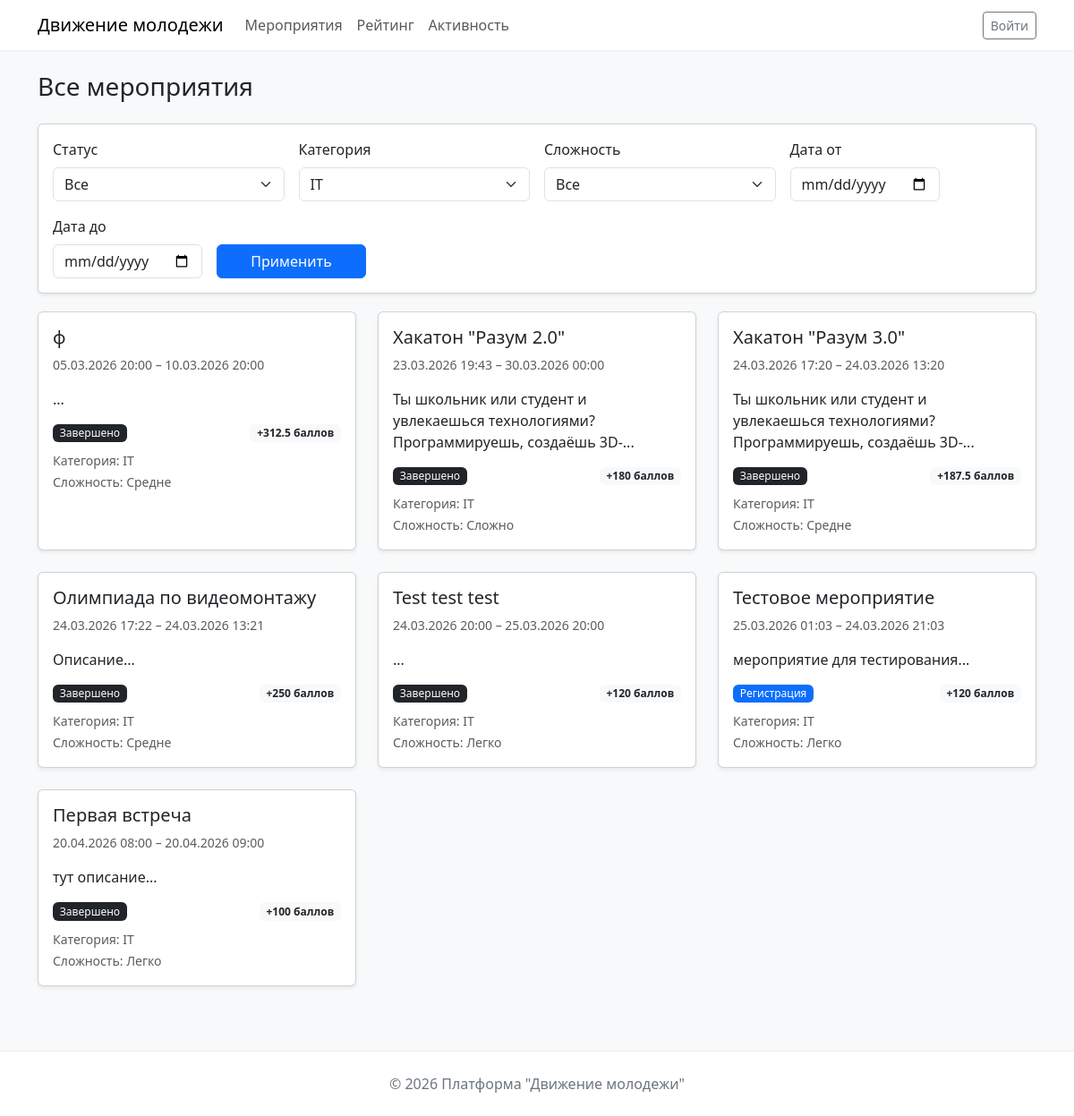
The app's page /events?category=1 with its own data.
### tables this page shows
CREATE TABLE `events` (
  `event_ID` int NOT NULL,
  `event_Organizer` int NOT NULL,
  `event_Title` varchar(256) NOT NULL,
  `event_Description` text,
  `event_Status` int NOT NULL,
  `event_Category` int NOT NULL,
  `event_DateTimeStart` datetime NOT NULL DEFAULT CURRENT_TIMESTAMP,
  `event_DateTimeEnd` datetime NOT NULL,
  `event_Points` int NOT NULL,
  `event_Bonuses` int DEFAULT NULL,
  `event_Coef` int NOT NULL
);

CREATE TABLE `status_event` (
  `status_ID` int NOT NULL,
  `status_Type` varchar(64) NOT NULL
);

CREATE TABLE `coef` (
  `coef_ID` int NOT NULL,
  `coef_Value` decimal(3,2) NOT NULL,
  `coef_Difficult` varchar(64) NOT NULL
);

CREATE TABLE `category` (
  `category_ID` int NOT NULL,
  `category_Type` varchar(64) NOT NULL
);

### src/controllers/routers.php (called while the page is built, shortened)
<?php
Router::action();

### index.php (called while the page is built, shortened)
<?php
require_once 'src/config/connect.php';
require_once 'src/modules/event.php';
require_once 'src/controllers/router.php';
require_once 'src/controllers/routers.php';

### src/modules/event.php (called while the page is built, shortened)
<?php
class Event
{
    public static function getAllEvents($filters = [])
    {
        $sql = "SELECT e.event_ID, e.event_Title, e.event_Description,
                   e.event_DateTimeStart, e.event_DateTimeEnd, e.event_Points,
                   c.coef_Value, c.coef_Difficult,
                   s.status_Type,
                   cat.category_Type,
                   b.bonus_Name
            FROM events e
            LEFT JOIN status_event s ON e.event_Status = s.status_ID
            LEFT JOIN coef c ON e.event_Coef = c.coef_ID
            LEFT JOIN category cat ON e.event_Category = cat.category_ID
            LEFT JOIN bonuses b ON e.event_Bonuses = b.bonus_ID
            WHERE 1=1";
        $params = [];
        if (!empty($filters['category'])) {
            $sql .= " AND e.event_Category = ?";
            $params[] = $filters['category'];
        }
        $sql .= " ORDER BY e.event_DateTimeStart ASC";
        $stmt = database::$pdo->prepare($sql);
        $stmt->execute($params);
        return $stmt->fetchAll();
    }
    public static function getCategories()
    {
        $stmt = database::$pdo->query("SELECT category_ID, category_Type FROM category");
        return $stmt->fetchAll();
    }
}

### src/views/pages/events.php (the view, shortened to what this page needs)
<?php
$categories = Event::getCategories();
$filters = [];
if (isset($_GET['category']) && $_GET['category'] !== '') $filters['category'] = (int)$_GET['category'];
$events = Event::getAllEvents($filters);
?>
<!DOCTYPE html>
<html lang="ru">
<head>
    <link href="https://cdn.jsdelivr.net/npm/bootstrap@5.3.0-alpha1/dist/css/bootstrap.min.css" rel="stylesheet">
    <link href="/assets/css/home.css" rel="stylesheet">
</head>
<body>
    <nav class="navbar navbar-expand-lg navbar-light">
        <div class="container">
            <a class="navbar-brand" href="/">Движение молодежи</a>
            <div class="collapse navbar-collapse">
                <ul class="navbar-nav me-auto mb-2 mb-lg-0">
                    <li class="nav-item"><a class="nav-link" href="/events">Мероприятия</a></li>
                    <li class="nav-item"><a class="nav-link" href="/rating">Рейтинг</a></li>
                    <li class="nav-item"><a class="nav-link" href="/activity">Активность</a></li>
                </ul>
                <?php if (isset($_SESSION['user_id'])): ?>
                    <div class="d-flex align-items-center">
                        <?php if ($_SESSION['user_role'] == 3): ?>
                            <a href="/admin" class="btn btn-outline-warning btn-sm me-2">Панель администратора</a>
                        <?php endif; ?>
                        <?php if ($_SESSION['user_role'] >= 2): ?>
                            <a href="/hr-dashboard" class="btn btn-outline-info btn-sm me-2">Инспекция</a>
                        <?php endif; ?>
                        <a href="/profile" class="text-dark text-decoration-none me-2">
                            <?= htmlspecialchars($_SESSION['user_fullname'] ?? $_SESSION['user_login']) ?>
                        </a>
                        <form method="POST" action="/logout">
                            <button class="btn btn-outline-danger btn-sm">Выйти</button>
                        </form>
                    </div>
                <?php else: ?>
                    <a href="/auth" class="btn btn-outline-secondary btn-sm">Войти</a>
                <?php endif; ?>
            </div>
        </div>
    </nav>
    <main class="container py-4">
        <h1 class="h3 mb-4">Все мероприятия</h1>
        <div class="card filter-card shadow-sm">
            <div class="card-body">
                <form method="GET" action="/events" class="row g-3">
                    <div class="col-md-3">
                        <label class="form-label">Статус</label>
                        <select name="status" class="form-select">
                            <option value="">Все</option>
                        </select>
                    </div>
                    <div class="col-md-3">
                        <label class="form-label">Категория</label>
                        <select name="category" class="form-select">
                            <?php foreach ($categories as $cat): ?>
                                <option value="<?= $cat['category_ID'] ?>" <?= (isset($filters['category']) && $filters['category'] == $cat['category_ID']) ? 'selected' : '' ?>>
                                    <?= htmlspecialchars($cat['category_Type']) ?>
                                </option>
                            <?php endforeach; ?>
                        </select>
                    </div>
                    <div class="col-md-3">
                        <label class="form-label">Сложность</label>
                        <select name="difficulty" class="form-select">
                            <option value="">Все</option>
                        </select>
                    </div>
                    <div class="col-md-2">
                        <label class="form-label">Дата от</label>
                        <input type="date" name="date_from" class="form-control" value="<?= htmlspecialchars($filters['date_from'] ?? '') ?>">
                    </div>
                    <div class="col-md-2">
                        <label class="form-label">Дата до</label>
                        <input type="date" name="date_to" class="form-control" value="<?= htmlspecialchars($filters['date_to'] ?? '') ?>">
                    </div>
                    <div class="col-md-2 d-flex align-items-end">
                        <button type="submit" class="btn btn-primary w-100">Применить</button>
                    </div>
                </form>
            </div>
        </div>
        <?php if (empty($events)): ?>
            <div class="alert alert-info">Нет мероприятий, соответствующих фильтрам.</div>
        <?php else: ?>
            <div class="row g-4">
                <?php foreach ($events as $event):
                    $points = $event['event_Points'] * $event['coef_Value'];
                    $statusClass = match ($event['status_Type']) {
                        'Запланировано' => 'bg-secondary',
                        'Регистрация'   => 'bg-primary',
                        'Старт'         => 'bg-success',
                        'Завершено'     => 'bg-dark',
                        default         => 'bg-secondary'
                    };
                ?>
                    <div class="col-md-6 col-lg-4">
                        <a href="/event?id=<?= $event['event_ID'] ?>" class="event-card-link">
                            <div class="card h-100 shadow-sm">
                                <div class="card-body">
                                    <h5 class="card-title"><?= htmlspecialchars($event['event_Title']) ?></h5>
                                    <p class="card-text small text-muted">
                                        <?= date('d.m.Y H:i', strtotime($event['event_DateTimeStart'])) ?> –
                                        <?= date('d.m.Y H:i', strtotime($event['event_DateTimeEnd'])) ?>
                                    </p>
                                    <p class="card-text"><?= htmlspecialchars(mb_substr($event['event_Description'], 0, 80)) ?>...</p>
                                    <div class="d-flex justify-content-between align-items-center">
                                        <span class="badge <?= $statusClass ?> badge-status"><?= htmlspecialchars($event['status_Type']) ?></span>
                                        <span class="badge bg-light text-dark">+<?= round($points, 2) ?> баллов</span>
                                    </div>
                                    <div class="mt-2">
                                        <small class="text-muted">Категория: <?= htmlspecialchars($event['category_Type']) ?></small><br>
                                        <small class="text-muted">Сложность: <?= htmlspecialchars($event['coef_Difficult']) ?></small>
                                    </div>
                                </div>
                            </div>
                        </a>
                    </div>
                <?php endforeach; ?>
            </div>
        <?php endif; ?>
    </main>
    <footer>
        <div class="container">
            <p class="mb-0">© 2026 Платформа "Движение молодежи"</p>
        </div>
    </footer>
</body>
</html>

### src/controllers/router.php (shortened to what this page needs)
<?php
class Router
{
    public static $getRoutes = [];
    public static function getMethods($URI, $namepage)
    {
        self::$getRoutes[] = [
            "uri" => $URI,
            "namepage" => $namepage
        ];
    }
    public static function action()
    {
        $routing = $_GET['routing'] ?? "";
        $requestUri = "/" . $routing;
        foreach (self::$getRoutes as $route) {
            if ($route['uri'] === $requestUri) {
                $viewFile = "src/views/pages/" . $route['namepage'] . ".php";
                include $viewFile;
                return;
            }
        }
        die("404 - Страница не найдена");
    }
}

### assets/css/home.css (style rules this page uses)
body { background-color: #f8f9fa; font-family: system-ui, -apple-system, 'Segoe UI', Roboto, sans-serif; }
.navbar { background-color: #fff; box-shadow: 0 1px 3px rgba(0,0,0,0.05); }
.badge-status { font-size: 0.75rem; font-weight: 500; }
footer { background-color: #fff; border-top: 1px solid #e9ecef; margin-top: 3rem; padding: 1.5rem 0; text-align: center; color: #6c757d; }
a { text-decoration: none; }

### src/views/pages/events.php (style rules this page uses)
.filter-card { margin-bottom: 20px; }
.event-card-link { text-decoration: none; color: inherit; }
.badge-status { font-size: 0.75rem; }

### records on screen
events: event_Title "ф", event_DateTimeStart "05.03.2026 20:00", event_DateTimeEnd "10.03.2026 20:00", event_Status.status_Type "Завершено", event_Points.coef_Value "312.5", event_Category.category_Type "IT", event_Coef.coef_Difficult "Средне"
events: event_Title "Хакатон \"Разум 2.0\"", event_DateTimeStart "23.03.2026 19:43", event_DateTimeEnd "30.03.2026 00:00", event_Description "Ты школьник или студент и увлекаешься технологиями? Программируешь, создаёшь 3D-", event_Status.status_Type "Завершено", event_Points.coef_Value "180", event_Category.category_Type "IT", event_Coef.coef_Difficult "Сложно"
events: event_Title "Хакатон \"Разум 3.0\"", event_DateTimeStart "24.03.2026 17:20", event_DateTimeEnd "24.03.2026 13:20", event_Description "Ты школьник или студент и увлекаешься технологиями? Программируешь, создаёшь 3D-", event_Status.status_Type "Завершено", event_Points.coef_Value "187.5", event_Category.category_Type "IT", event_Coef.coef_Difficult "Средне"
events: event_Title "Олимпиада по видеомонтажу", event_DateTimeStart "24.03.2026 17:22", event_DateTimeEnd "24.03.2026 13:21", event_Description "Описание", event_Status.status_Type "Завершено", event_Points.coef_Value "250", event_Category.category_Type "IT", event_Coef.coef_Difficult "Средне"
events: event_Title "Test test test", event_DateTimeStart "24.03.2026 20:00", event_DateTimeEnd "25.03.2026 20:00", event_Status.status_Type "Завершено", event_Points "120", event_Category.category_Type "IT", event_Coef.coef_Difficult "Легко"
events: event_Title "Тестовое мероприятие", event_DateTimeStart "25.03.2026 01:03", event_DateTimeEnd "24.03.2026 21:03", event_Description "мероприятие для тестирования", event_Status.status_Type "Регистрация", event_Points "120", event_Category.category_Type "IT", event_Coef.coef_Difficult "Легко"
events: event_Title "Первая встреча", event_DateTimeStart "20.04.2026 08:00", event_DateTimeEnd "20.04.2026 09:00", event_Description "тут описание", event_Status.status_Type "Завершено", event_Points "100", event_Category.category_Type "IT", event_Coef.coef_Difficult "Легко"

### other values on screen
form field category "IT"
